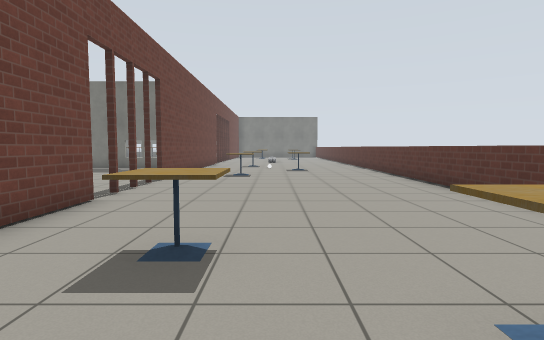
[1] (above)

24 first-person views from a walk through a robot-simulator world made for Gazebo. The camera is 1 m above the floor, tilts 4° down and sees 80° across. The lines on the ground mark 1 m squares. The floor is counted in squares, 1 m on a side. Each view is taken from the middle of a square. On the plan, view 1 faces up. The plan holds only what a view shows up to about 12 squares ahead; the rest is blank. Simple patterns stand in for the simulator's built-in surfaces. Simple shapes stand in for some stock models.

[2]
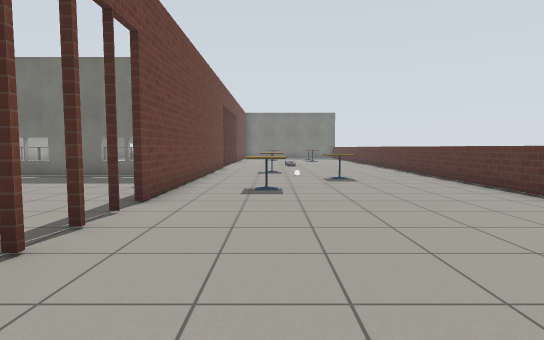

[3]
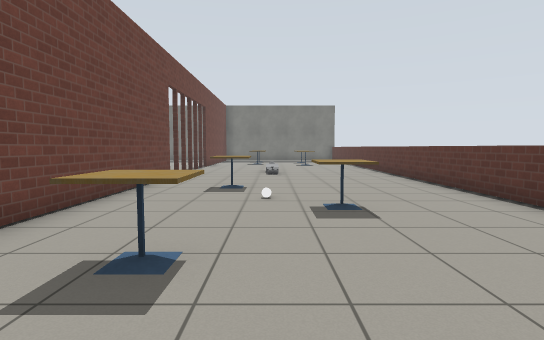

[4]
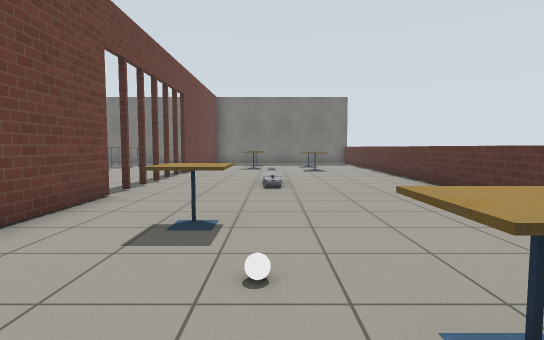

[5]
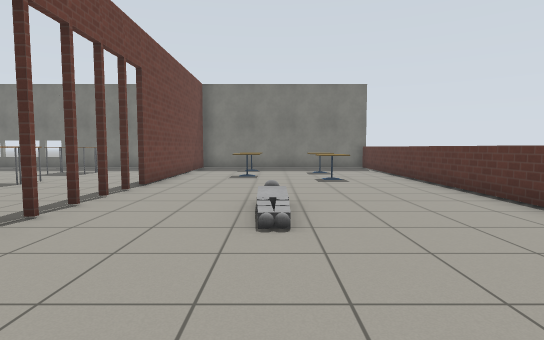

[6]
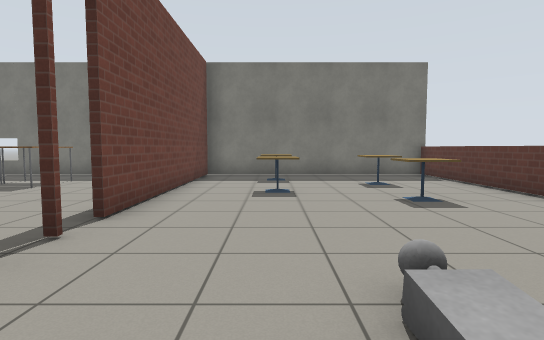

[7]
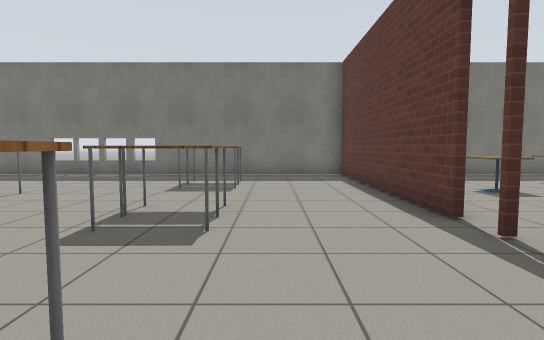

[8]
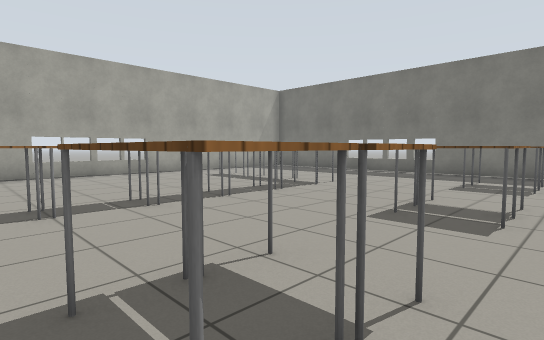

[9]
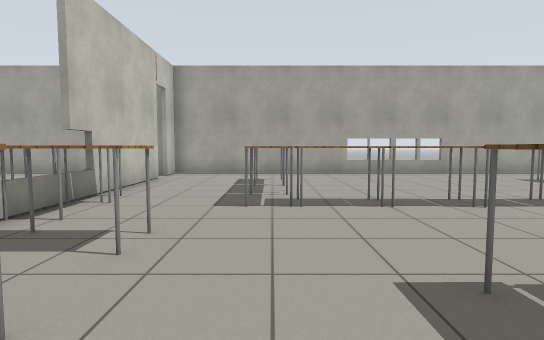

[10]
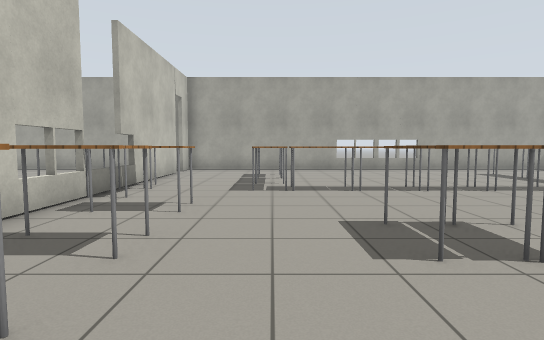

[11]
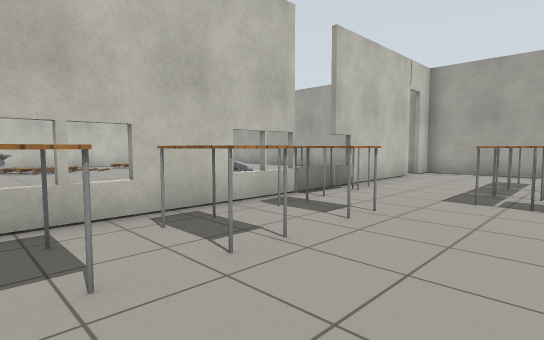

[12]
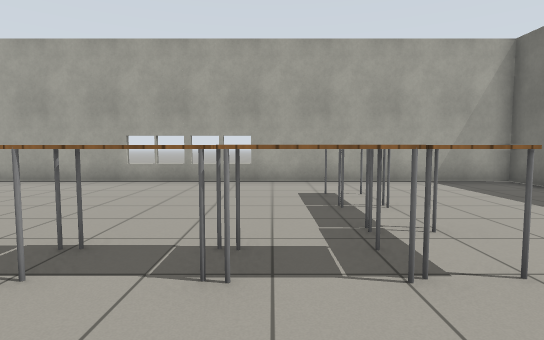

[13]
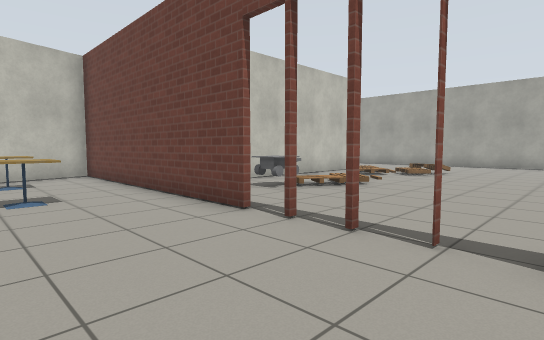

[14]
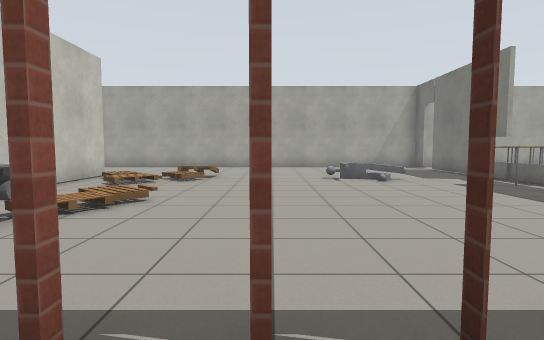

[15]
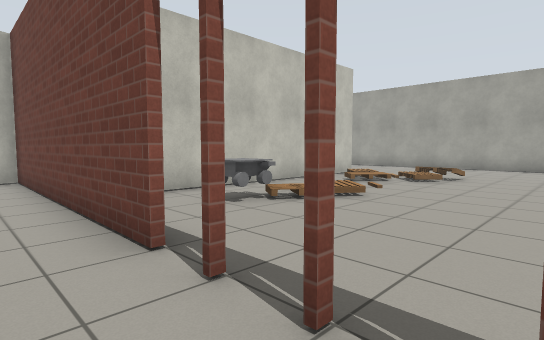

[16]
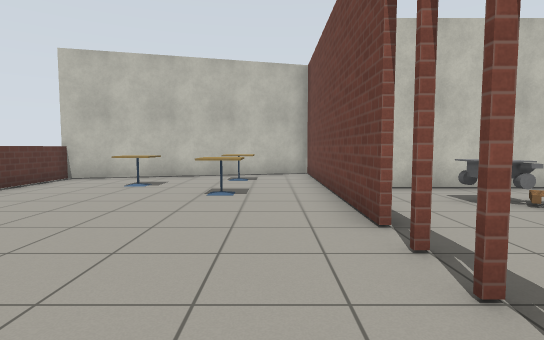

[17]
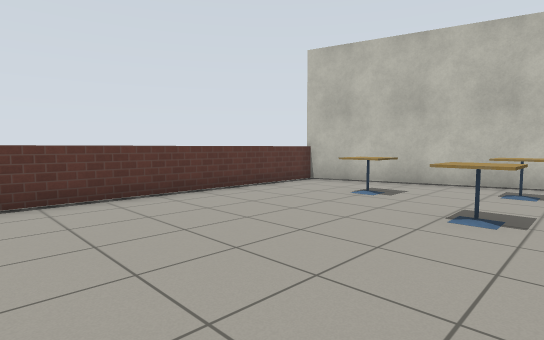

[18]
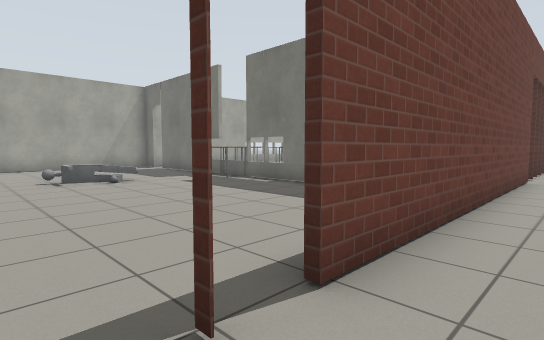

[19]
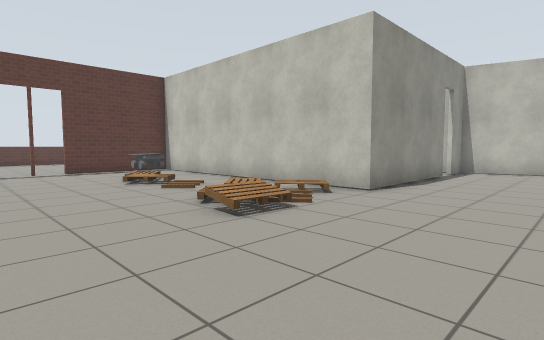

[20]
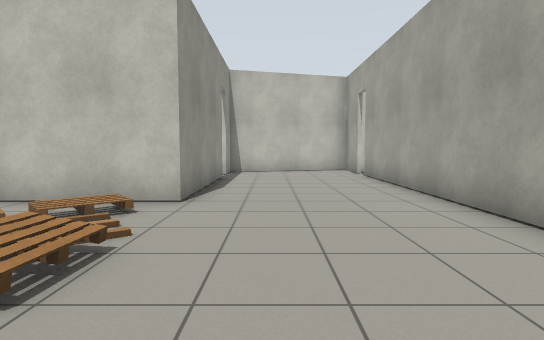

[21]
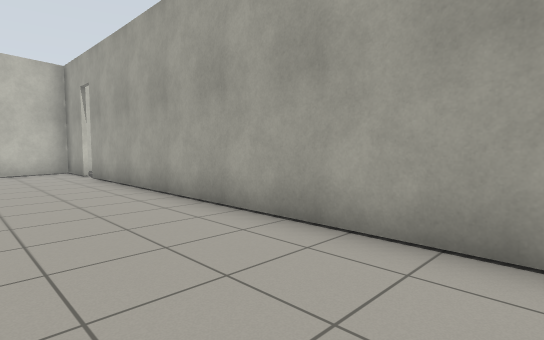

[22]
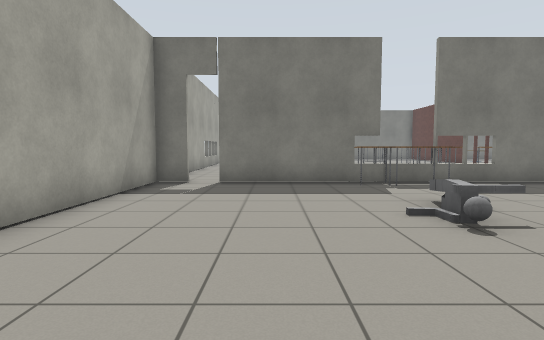

[23]
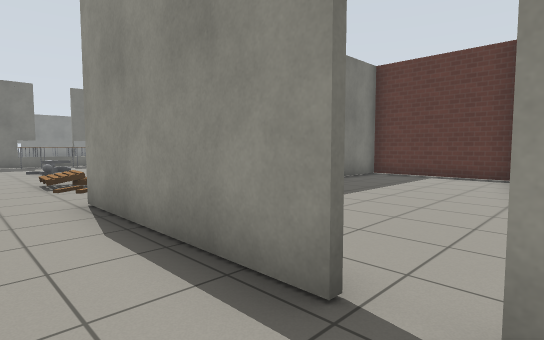

[24]
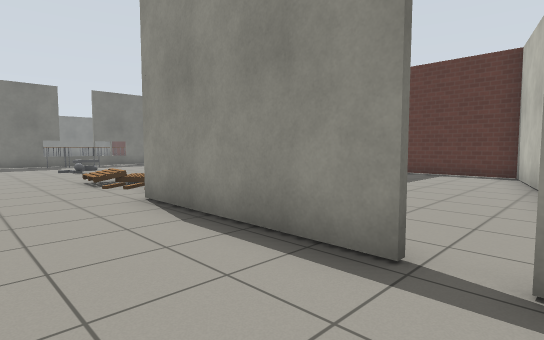

### Floor plan
Points are (right, up) in squares from view 1. A wall is a line through its corners. A room is listed if a view was taken in it or the views show most of it. See-through windows are left out.
Room 1 (views 1, 2, 3, 4, 5, 6, 13, 14, 15, 16, 17, 18)
walls: (-3.3, 13.4) (-3.3, 9.7); (-3.3, 19.6) (-3.3, 14.4); (-3.3, 6.1) (-3.3, -2.3); (-3.3, 32.7) (-3.3, 25.4); (4.4, 32.8) (-3.1, 32.8); (-2.7, -2.1) (4.4, -0.2)
low walls: (4.4, -0.2) (4.4, 32.8)
ways out: open door at (-3, 22.5) to room 2; opening at (-3, 14) to room 3; open door at (-3, 8) to room 3
objects: cafe table (-1, 0); cafe table (-1, 3); cafe table (-1, 12); cafe table (-1, 17); cafe table (-1, 28) to (-1, 29); other object (-1, 31); white ball (0, 15); person (0, 21) to (0, 23); cafe table (1, 1) to (2, 2); cafe table (1, 14) to (1, 15); cafe table (2, 27); cafe table (2, 30)
Room 2 (views 7, 8, 9, 10, 11, 12)
walls: (-3.5, 25.4) (-3.5, 32.7); (-10.5, 15.3) (-5.4, 15.3); (-16.5, 15.3) (-12.4, 15.3); (-3.1, 32.8) (-18.3, 32.8) (-18.3, 16.1)
ways out: open door at (-3, 22.5) to room 1; opening at (-17, 15) to room 3
objects: other object (-16, 19) to (-15, 19); table (-16, 27) to (-15, 28); table (-14, 19); table (-14, 27) to (-14, 28); table (-13, 19) to (-12, 19); table (-13, 27) to (-12, 28); table (-12, 16) to (-11, 16); table (-12, 20); table (-12, 21) to (-12, 22); table (-12, 23) to (-12, 24); table (-12, 25); table (-12, 26) to (-12, 27); table (-9, 16) to (-9, 17); table (-8, 21) to (-7, 21); table (-8, 22) to (-7, 22); table (-8, 25) to (-7, 25); table (-8, 26) to (-7, 26); table (-8, 29) to (-7, 29); table (-8, 30) to (-7, 30); table (-7, 16) to (-7, 17); table (-5, 16) to (-5, 17)
Room 3 (views 19, 20, 21, 22, 23, 24)
walls: (-18.3, 7.8) (-18.3, -3.5); (-3.5, 5.4) (-3.5, 6.1); (-12.4, 15.2) (-16.5, 15.2); (-5.7, 15.2) (-10.6, 15.2); (-13.3, -2.9) (-13.3, 2.1) (-4.9, 2.1); (-3.3, 14.4) (-3.3, 13.4); (-18.3, 15.2) (-18.3, 9.8); (-13.3, -4.5) (-13.3, -3.6); (-18.3, -4.2) (-18.3, -5.9); (-17.9, -6.1) (-14, -5.1)
ways out: opening at (-3, 14) to room 1; open door at (-3, 8) to room 1; opening at (-17, 15) to room 2; open door at (-18, -4); open door at (-13, -3)
objects: pallet (-13, 3) to (-12, 3); pallet (-13, 5) to (-13, 6); pallet (-12, 4) to (-11, 4); pallet (-12, 5) to (-12, 6); person (-12, 10) to (-12, 12); table (-12, 15); table (-11, 15); pallet (-9, 5) to (-8, 5); pallet (-7, 4) to (-7, 5); other object (-6, 4)

Where each view was taken, in squares from view 1:
view 1: 0 up, 0 right, facing up
view 2: 4 up, 1 left, facing up
view 3: 9 up, 0 right, facing up
view 4: 13 up, 0 right, facing up
view 5: 17 up, 0 right, facing up
view 6: 21 up, 1 left, facing up
view 7: 21 up, 6 left, facing up
view 8: 20 up, 6 left, facing up-left
view 9: 19 up, 6 left, facing left
view 10: 19 up, 4 left, facing left
view 11: 20 up, 5 left, facing down-left
view 12: 26 up, 9 left, facing left
view 13: 10 up, 0 right, facing down-left
view 14: 8 up, 2 left, facing left
view 15: 9 up, 2 left, facing down-left
view 16: 10 up, 2 left, facing down
view 17: 8 up, 2 left, facing down-right
view 18: 8 up, 2 left, facing up-left
view 19: 9 up, 17 left, facing down-right
view 20: 8 up, 15 left, facing down
view 21: 8 up, 15 left, facing down-left
view 22: 6 up, 15 left, facing up
view 23: 4 down, 15 left, facing up-right
view 24: 4 down, 16 left, facing up-right
